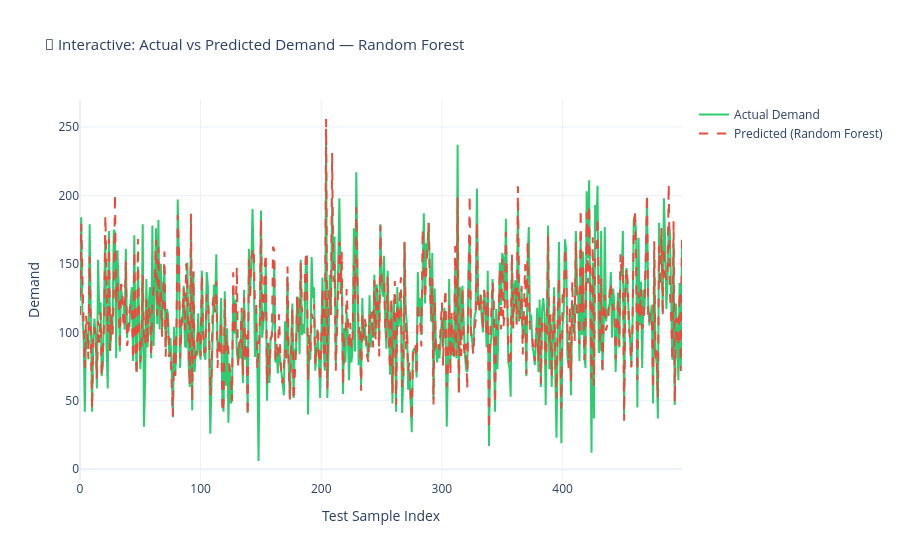

Here is the notebook cell this chart was saved with:
### Code cell
# ── Interactive: Actual vs Predicted (Plotly) ────────────────────────────────
n = 500
fig = go.Figure()
fig.add_trace(go.Scatter(y=y_test.values[:n], mode='lines', name='Actual Demand',
                         line=dict(color='#2ECC71', width=2)))
fig.add_trace(go.Scatter(y=best_pred[:n], mode='lines', name=f'Predicted ({best_model_name})',
                         line=dict(color='#E74C3C', width=2, dash='dash')))
fig.update_layout(
    title=f'🎯 Interactive: Actual vs Predicted Demand — {best_model_name}',
    xaxis_title='Test Sample Index', yaxis_title='Demand',
    template='plotly_white', hovermode='x unified', title_font_size=15
)
fig.show()

### Figure 1 — Plotly figure (JSON) as saved in the notebook; plotly's stock layout.template omitted (floating-point values rounded to 4 significant figures; data arrays with more than 128 entries replaced by an {"elided": "..."} marker saying what was removed)
{"data": [{"line": {"color": "#2ECC71", "width": 2}, "mode": "lines", "name": "Actual Demand", "type": "scatter", "y": {"elided": "500 int values"}}, {"line": {"color": "#E74C3C", "dash": "dash", "width": 2}, "mode": "lines", "name": "Predicted (Random Forest)", "type": "scatter", "y": {"elided": "500 float values"}}], "layout": {"hovermode": "x unified", "title": {"font": {"size": 15}, "text": "🎯 Interactive: Actual vs Predicted Demand — Random Forest"}, "xaxis": {"title": {"text": "Test Sample Index"}}, "yaxis": {"title": {"text": "Demand"}}}}
